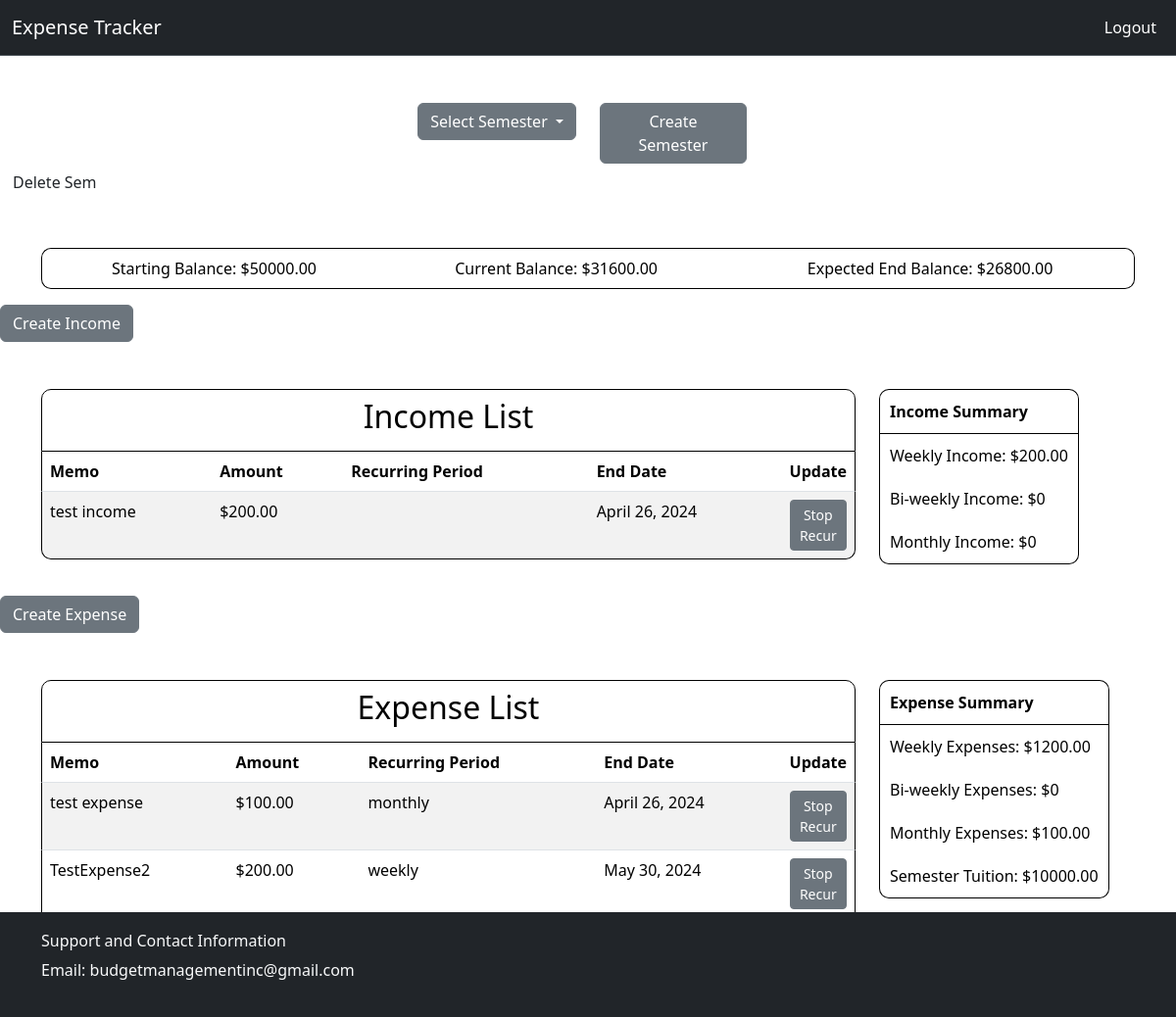
/semester/1 (signed in), run on the app's committed database.
### budget/models.py (models this page shows)
class Semester(models.Model):
    semester_id = models.AutoField(primary_key=True)
    student_id = models.ForeignKey(settings.AUTH_USER_MODEL, on_delete=models.CASCADE, null=True, blank=True)
    semester_name = models.CharField(max_length = 30)
    start_date = models.DateField()
    end_date = models.DateField()
    starting_balance = models.DecimalField(decimal_places=2, max_digits=10)
    semester_tuition = models.DecimalField(decimal_places=2, max_digits=10)
    current_balance = models.DecimalField(decimal_places=2, max_digits=10)

class Income(models.Model):
    income_id = models.AutoField(primary_key=True)
    semester_id = models.ForeignKey(Semester, on_delete=models.CASCADE, null=True)
    amount = models.DecimalField(decimal_places=2, max_digits=10)
    is_recurring = models.BooleanField()
    date_last_updated = models.DateField(auto_now_add=True)
    end_date = models.DateField()
    recurring_period = models.CharField(max_length = 20)
    memo = models.CharField(max_length=200, null=True)

class Expense(models.Model):
    income_id = models.AutoField(primary_key=True)
    semester_id = models.ForeignKey(Semester, on_delete=models.CASCADE, null=True)
    amount = models.DecimalField(decimal_places=2, max_digits=10)
    is_recurring = models.BooleanField()
    date_last_updated = models.DateField(auto_now_add=True)
    end_date = models.DateField()
    recurring_period = models.CharField(max_length = 20)
    memo = models.CharField(max_length=200, null=True)

### budget/views.py (the view)
# urls.py: path('semester/<int:pk>', views.semester, name='semester'),
def semester(request, pk):
    if not(request.user.is_authenticated):
        return redirect('home')
    else:
        user_pk = request.user.pk
        semesters = Semester.objects.filter(student_id = user_pk)
        current_semester = Semester.objects.get(pk=pk)
        incomes = Income.objects.filter(semester_id=pk)
        expenses = Expense.objects.filter(semester_id=pk)
        semester_name = current_semester.semester_name
        starting_balance = current_semester.starting_balance
        tuition = current_semester.semester_tuition
        to_date_expense = to_date_sum(expenses, False)
        to_date_income = to_date_sum(incomes, True)
        current_bal = current_semester.current_balance + (to_date_income - to_date_expense)
        current_semester.current_balance = current_bal
        current_semester.save()
        end_income = end_sum(incomes)
        end_expense = end_sum(expenses)
        end_balance = current_bal + (end_income - end_expense)
        income_summary = {'weekly': 0, 'biweekly': 0, 'monthly': 0}
        for income in incomes:
            if income.is_recurring:
                match income.recurring_period:
                    case 'weekly': income_summary['weekly'] += income.amount
                    case 'biweekly': income_summary['biweekly'] += income.amount
                    case 'monthly': income_summary['monthly'] += income.amount
        expense_summary = {'weekly': 0, 'biweekly': 0, 'monthly': 0}
        for expense in expenses:
            if expense.is_recurring:
                match expense.recurring_period:
                    case 'weekly': expense_summary['weekly'] += expense.amount
                    case 'biweekly': expense_summary['biweekly'] += expense.amount
                    case 'monthly': expense_summary['monthly'] += expense.amount
        context = {
           'semester_list': semesters,
           'current_semester': current_semester.pk,
           'semester_name': semester_name,
           'incomes': incomes,
            'expenses': expenses,
            'start_bal': starting_balance,
            'current_bal': current_bal,
            'end_bal': end_balance,
            'income_weekly': income_summary['weekly'],
            'income_biweekly': income_summary['biweekly'],
            'income_monthly': income_summary['monthly'],
            'expense_weekly': expense_summary['weekly'],
            'expense_biweekly': expense_summary['biweekly'],
            'expense_monthly': expense_summary['monthly'],
            'tuition': tuition,
        }
        return render(request, 'budget/semester_view.html', context=context)

### budget/templates/budget/semester_view.html (shortened to what this page needs)
{% extends './home.html' %}
{% load static %}
{% block style %}
    <link rel="stylesheet" href="{% static 'css/semester_tables.css' %}" />
{% endblock style %}
{%block semester %}
<a class="btn" href="{% url 'delete_semester' current_semester %}">Delete Sem</a>
<div class="container pt-5">
    <table class="table overall-summary">
        <tr>
            <td>Starting Balance: ${{start_bal}}</td>
            <td>Current Balance: ${{current_bal}}</td>
            <td>Expected End Balance: ${{end_bal}}</td>
        </tr>
    </table>
</div>
<div>
    <a href="{% url 'income_form' current_semester %}" class="btn btn-secondary">Create Income</a>
</div>
<div class="container pt-5 pb-3">
    <div class="row">
        {% if incomes %}
        <div class="col-sm-9">
        <table class="table table-striped table-list">
            <thead>
                <tr>
                    <th colspan="5"><h2>Income List</h2></th>
                </tr>
                <tr>
                    <th>Memo</th>
                    <th>Amount</th>
                    <th>Recurring Period</th>
                    <th>End Date</th>
                    <th style="width: 20px;">Update</th>
                </tr>
            </thead>
            {% for income in incomes %}
            <tbody>
                <tr>
                    <td>{{income.memo}}</td>
                    <td>${{income.amount}}</td>
                    <td>{{income.recurring_periods}}</td>
                    <td>{{income.end_date}}</td>
                    <td style="width: 20px;"><a class="btn btn-secondary btn-sm" href="{% url 'stop_income' income.pk%}">Stop Recur</td>
                </tr>
            {% endfor %}
        </table>
        </div>
        <div class="col-sm-3">
            <table class="table  summary">
                <thead>
                    <th>Income Summary</th>
                </thead>
                <tr>
                    <td>Weekly Income: ${{income_weekly}}</td>
                </tr>
                <tr>
                    <td>Bi-weekly Income: ${{income_biweekly}}</td>
                </tr>
                <tr>
                    <td>Monthly Income: ${{income_monthly}}</td>
                </tr>
            </table>
        </div>
    {% else %}
    <h5><strong>There are no current incomes associated with this semester.
        Click the 'Create Income' link in the navbar to add your first income to this semester!
    </strong></h5>
    {% endif %}
    </div>
</div>
<div>
    <a href="{% url 'expense_form' current_semester %}" class="btn btn-secondary">Create Expense</a>
</div>
<div class="container pt-5 pb-3">
    <div class="row">
        {% if expenses %}
        <div class="col-sm-9">
            <table class="table table-striped table-list">
                <thead>
                    <tr>
                        <th colspan="5"><h2>Expense List</h2></th>
                    </tr>
                    <tr>
                        <th>Memo</th>
                        <th>Amount</th>
                        <th>Recurring Period</th>
                        <th>End Date</th>
                        <th style="width: 20px;">Update</th>
                    </tr>
                </thead>
                {% for expense in expenses %}
                    <tr>
                        <td>{{expense.memo}}</td>
                        <td>${{expense.amount}}</td>
                        <td>{{expense.recurring_period}}</td>
                        <td>{{expense.end_date}}</td>
                        <td style="width: 20px;"><a class="btn btn-secondary btn-sm" href="{% url 'stop_expense' expense.pk %}">Stop Recur</td>
                    </tr>
                {% endfor %}
            </table>
        </div>
        <div class="col-sm-3">
            <table class="table table-bordered summary">
                <thead>
                    <th>Expense Summary</th>
                </thead>
                <tr>
                    <td>Weekly Expenses: ${{expense_weekly}}</td>
                </tr>
                <tr>
                    <td>Bi-weekly Expenses: ${{expense_biweekly}}</td>
                </tr>
                <tr>
                    <td>Monthly Expenses: ${{expense_monthly}}</td>
                </tr>
                <tr>
                    <td>Semester Tuition: ${{tuition}}</td>
                </tr>
            </table>
        </div>
    {% else %}
    <h5><strong>There are no current expenses associated with this semester.
        Click the 'Create Expense' link in the navbar to add your first expense to this semester!
    </strong></h5>
    {% endif %}
    </div>
</div>
{% endblock semester %}

### budget/static/css/semester_tables.css (style rules this page uses)
.summary { width: auto; border-collapse: separate; border-spacing: 0; }
.summary th, .summary td { padding: 10px; border: none; border-right: 1px solid black; border-left: 1px solid black; }
.summary th:first-child { border-top-left-radius: 10px; border-top-right-radius: 10px; border-top: 1px solid black; }
.summary tr:first-child td { border-top: 1px solid black; }
.summary tr:last-child td { border-bottom-right-radius: 10px; border-bottom-left-radius: 10px; }
.summary tr:last-child td { border-bottom: 1px solid black; }
.overall-summary { width: 100%; border-collapse: separate; border-spacing: 0; text-align: center; }
.overall-summary tr:first-child td { border-bottom: 1px solid black; border-top: 1px solid black; }
.overall-summary tr td:first-child { border-top-left-radius: 10px; border-bottom-left-radius: 10px; border-top: 1px solid black; border-left: 1px solid black; }
.overall-summary tr td:last-child { border-top-right-radius: 10px; border-bottom-right-radius: 10px; border-bottom: 1px solid black; border-right: 1px solid black; }
.table-list { width: 100%; border-collapse: separate; border-spacing: 0; }
.table-list thead tr:first-child th:first-child { border-top-left-radius: 10px; border-top-right-radius: 10px; border-left: 1px solid black; border-right: 1px solid black; border-top: 1px solid black; border-bottom: 1px solid black; text-align: center; }
.table-list thead tr th:first-child { border-left: 1px solid black; }
.table-list thead tr th:last-child { border-right: 1px solid black; }
.table-list tbody tr:last-child td:last-child { border-bottom-right-radius: 10px; border-bottom: 1px solid black; }
.table-list tbody tr:last-child td:first-child { border-bottom-left-radius: 10px; border-bottom: 1px solid black; }
.table-list tbody tr:last-child td { border-bottom: 1px solid black; }
.table-list tbody tr td:first-child { border-left: 1px solid black; }
.table-list tbody tr td:last-child { border-right: 1px solid black; }

### data on the page
Semester: starting_balance "50000.00", current_balance "31600.00", semester_tuition "10000.00"
Income: memo "test income", amount "200.00", end_date "April 26, 2024"
Expense: memo "test expense", amount "100.00", recurring_period "monthly", end_date "April 26, 2024"
Expense: memo "TestExpense2", amount "200.00", recurring_period "weekly", end_date "May 30, 2024"

### other printed values
{{ end_bal }} "26800.00"
{{ income_weekly }} "200.00"
{{ income_biweekly }} "0"
{{ income_monthly }} "0"
{{ expense_weekly }} "1200.00"
{{ expense_biweekly }} "0"
{{ expense_monthly }} "100.00"
